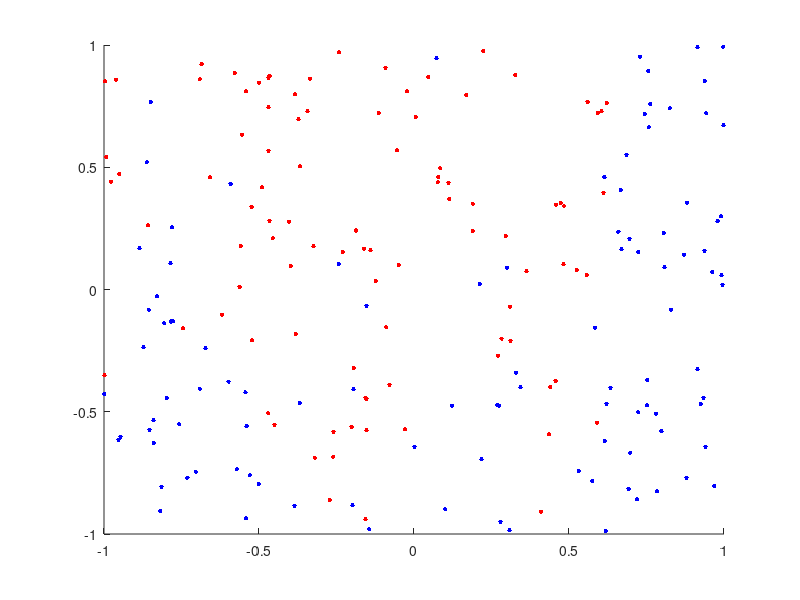

The MATLAB script that drew this image: (Note: this script raises an error after producing the figure.)
rng(42)
data = 2*rand(2,200)-1;
f = @(x) 15.*(x-.5).*(x+1).*x.*(x+.5).*sin(1.2*(x-.25))-.35;

class1 = []; % 0s
class2 = [];  % 1s
for i = 1:size(data, 2)
    this = data(:,i);
    if this(2) >= f(this(1))+.5*randn
        class1 = [class1, this];
    else
        class2 = [class2, this];
    end
end

figure
hold on
plot(class1(1,:), class1(2,:), 'r.', 'MarkerSize', 10)
plot(class2(1,:), class2(2,:), 'b.','MarkerSize',10)
fplot(f, [-1 1],'Color',[0.5 0.5 0.5],'LineWidth',3)
axis([-1 1 -1 1])

xlabel('$x_1$','interpreter','latex','FontSize',28)
ylabel('$x_2$','interpreter','latex','FontSize',28)